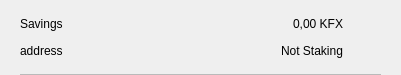
<?xml version="1.0" encoding="UTF-8"?>
<ui version="4.0">
 <class>CSRow</class>
 <widget class="QWidget" name="CSRow">
  <property name="geometry">
   <rect>
    <x>0</x>
    <y>0</y>
    <width>401</width>
    <height>75</height>
   </rect>
  </property>
  <property name="windowTitle">
   <string>Form</string>
  </property>
  <layout class="QVBoxLayout" name="verticalLayout">
   <property name="spacing">
    <number>0</number>
   </property>
   <property name="leftMargin">
    <number>20</number>
   </property>
   <property name="topMargin">
    <number>10</number>
   </property>
   <property name="rightMargin">
    <number>20</number>
   </property>
   <property name="bottomMargin">
    <number>0</number>
   </property>
   <item>
    <widget class="QWidget" name="info" native="true">
     <property name="minimumSize">
      <size>
       <width>0</width>
       <height>0</height>
      </size>
     </property>
     <layout class="QHBoxLayout" name="horizontalLayout_3">
      <property name="leftMargin">
       <number>0</number>
      </property>
      <property name="topMargin">
       <number>0</number>
      </property>
      <property name="rightMargin">
       <number>0</number>
      </property>
      <property name="bottomMargin">
       <number>10</number>
      </property>
      <item>
       <widget class="QWidget" name="container" native="true">
        <property name="minimumSize">
         <size>
          <width>0</width>
          <height>0</height>
         </size>
        </property>
        <layout class="QVBoxLayout" name="verticalLayout_2">
         <property name="spacing">
          <number>0</number>
         </property>
         <property name="leftMargin">
          <number>0</number>
         </property>
         <property name="topMargin">
          <number>0</number>
         </property>
         <property name="rightMargin">
          <number>0</number>
         </property>
         <property name="bottomMargin">
          <number>0</number>
         </property>
         <item>
          <layout class="QHBoxLayout" name="horizontalLayout">
           <item>
            <widget class="QLabel" name="labelName">
             <property name="toolTip">
              <string notr="true"/>
             </property>
             <property name="text">
              <string>Savings</string>
             </property>
            </widget>
           </item>
           <item>
            <spacer name="horizontalSpacer">
             <property name="orientation">
              <enum>Qt::Horizontal</enum>
             </property>
             <property name="sizeHint" stdset="0">
              <size>
               <width>40</width>
               <height>20</height>
              </size>
             </property>
            </spacer>
           </item>
           <item>
            <widget class="QLabel" name="labelAmount">
             <property name="text">
              <string>0,00 KFX</string>
             </property>
            </widget>
           </item>
          </layout>
         </item>
         <item>
          <layout class="QHBoxLayout" name="horizontalLayout_2">
           <item>
            <widget class="QLabel" name="labelAddress">
             <property name="toolTip">
              <string notr="true"/>
             </property>
             <property name="text">
              <string>address</string>
             </property>
            </widget>
           </item>
           <item>
            <spacer name="horizontalSpacer_2">
             <property name="orientation">
              <enum>Qt::Horizontal</enum>
             </property>
             <property name="sizeHint" stdset="0">
              <size>
               <width>40</width>
               <height>20</height>
              </size>
             </property>
            </spacer>
           </item>
           <item>
            <widget class="QLabel" name="labelStaking">
             <property name="text">
              <string>Not Staking</string>
             </property>
            </widget>
           </item>
          </layout>
         </item>
        </layout>
       </widget>
      </item>
      <item alignment="Qt::AlignHCenter|Qt::AlignVCenter">
       <widget class="QPushButton" name="pushButtonMenu">
        <property name="minimumSize">
         <size>
          <width>24</width>
          <height>24</height>
         </size>
        </property>
        <property name="maximumSize">
         <size>
          <width>32</width>
          <height>32</height>
         </size>
        </property>
        <property name="focusPolicy">
         <enum>Qt::NoFocus</enum>
        </property>
        <property name="styleSheet">
         <string notr="true">border:none; background-color:transparent;</string>
        </property>
        <property name="text">
         <string/>
        </property>
        <property name="icon">
         <iconset>
          <normaloff>://ic-menu-hover</normaloff>://ic-menu-hover</iconset>
        </property>
        <property name="iconSize">
         <size>
          <width>24</width>
          <height>24</height>
         </size>
        </property>
       </widget>
      </item>
     </layout>
    </widget>
   </item>
   <item>
    <widget class="QLabel" name="lblDivisory">
     <property name="minimumSize">
      <size>
       <width>0</width>
       <height>1</height>
      </size>
     </property>
     <property name="maximumSize">
      <size>
       <width>16777215</width>
       <height>1</height>
      </size>
     </property>
     <property name="styleSheet">
      <string notr="true">background-color:#bababa;</string>
     </property>
     <property name="text">
      <string/>
     </property>
     <property name="alignment">
      <set>Qt::AlignBottom|Qt::AlignLeading|Qt::AlignLeft</set>
     </property>
    </widget>
   </item>
  </layout>
 </widget>
 <resources/>
 <connections/>
</ui>
